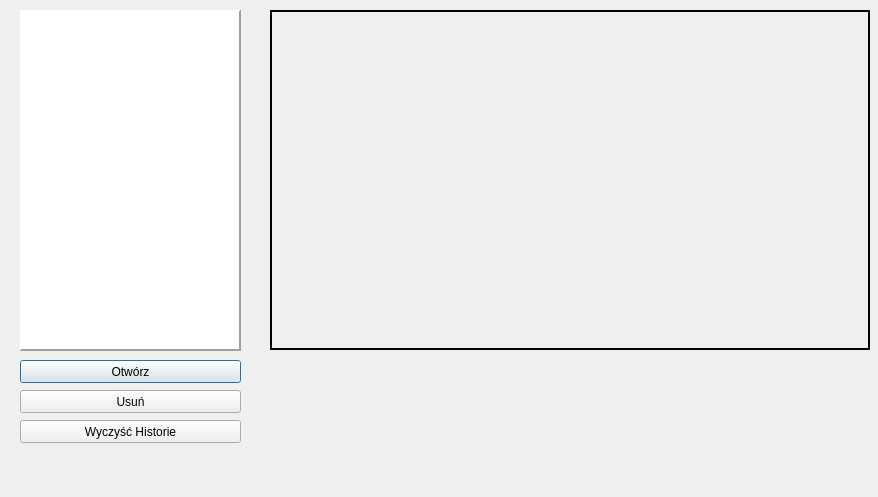
<?xml version="1.0" encoding="UTF-8"?>
<ui version="4.0">
 <class>Historyjka</class>
 <widget class="QDialog" name="Historyjka">
  <property name="geometry">
   <rect>
    <x>0</x>
    <y>0</y>
    <width>878</width>
    <height>497</height>
   </rect>
  </property>
  <property name="windowTitle">
   <string>Dialog</string>
  </property>
  <widget class="QLabel" name="podglad">
   <property name="geometry">
    <rect>
     <x>270</x>
     <y>10</y>
     <width>600</width>
     <height>340</height>
    </rect>
   </property>
   <property name="frameShape">
    <enum>QFrame::Box</enum>
   </property>
   <property name="frameShadow">
    <enum>QFrame::Plain</enum>
   </property>
   <property name="lineWidth">
    <number>2</number>
   </property>
   <property name="text">
    <string/>
   </property>
  </widget>
  <widget class="QListWidget" name="Wybor_lista">
   <property name="geometry">
    <rect>
     <x>20</x>
     <y>10</y>
     <width>221</width>
     <height>341</height>
    </rect>
   </property>
   <property name="frameShape">
    <enum>QFrame::Panel</enum>
   </property>
   <property name="frameShadow">
    <enum>QFrame::Raised</enum>
   </property>
   <property name="lineWidth">
    <number>2</number>
   </property>
  </widget>
  <widget class="QPushButton" name="ButOpen">
   <property name="geometry">
    <rect>
     <x>20</x>
     <y>360</y>
     <width>221</width>
     <height>23</height>
    </rect>
   </property>
   <property name="text">
    <string>Otwórz</string>
   </property>
  </widget>
  <widget class="QPushButton" name="ButDelete">
   <property name="geometry">
    <rect>
     <x>20</x>
     <y>390</y>
     <width>221</width>
     <height>23</height>
    </rect>
   </property>
   <property name="text">
    <string>Usuń</string>
   </property>
  </widget>
  <widget class="QPushButton" name="ButKill">
   <property name="geometry">
    <rect>
     <x>20</x>
     <y>420</y>
     <width>221</width>
     <height>23</height>
    </rect>
   </property>
   <property name="text">
    <string>Wyczyść Historie</string>
   </property>
  </widget>
 </widget>
 <resources/>
 <connections/>
</ui>
